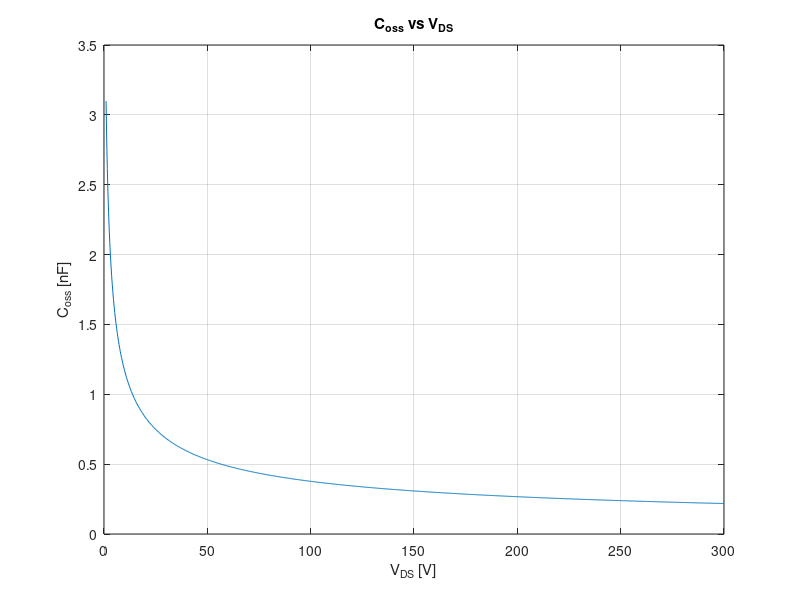
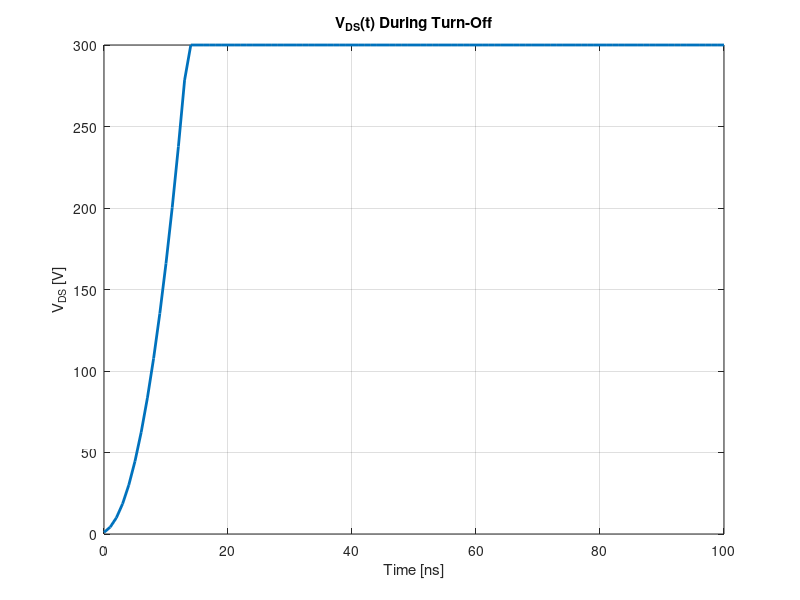

These charts were generated, in order, by the following MATLAB code:
% Semiconductor Physics and Power Device Equations in MATLAB
% Constants
clc;
clear;


q = 1.6e-19;       % Elementary charge [C]
eps_si = 1.0e-12;  % Permittivity of silicon [F/cm]
kT = 0.026;        % Thermal energy at 300K [eV]
ni = 1.5e10;       % Intrinsic carrier concentration [cm^-3]
mu_n = 1500;       % Electron mobility [cm^2/V-s]
mu_p = 500;        % Hole mobility [cm^2/V-s]
VB = 700;          % Breakdown voltage [V]
E_crit = 2e5;      % Critical electric field [V/cm] (assumed typical value)
V_dc = 300;        % DC bus voltage [V]
I0 = 10;           % Initial current [A]
A = 1;             % [cm^2], device area
A_junc = 1;
%% 1. Design doping concentration of N drift region (for VB = 700V)
% Doping concentration from breakdown voltage
ND = E_crit^2 * eps_si / (2 * q * VB); % [cm^-3]

%% 2. Calculate on-resistance for 1 cm^2 area
            
Rdrift = (4* VB^2)/(mu_n * eps_si * E_crit^3); %[Ohm]

Ldrift = 2 * VB / E_crit; % Drift region length [cm]
Ron_drift = Ldrift / (q * mu_n * ND * A); % [Ohm]

%% 3. Calculate CGD and CDS from physical parameters and plot Coss = CGD + CDS
NA = ND; % assuming symmetric doping for this model
Vbi = kT * log((ND*NA) / ni^2); % Built-in voltage [V]
%assume that Nd and Na are same.
% Vds sweep
Vds_vals = linspace(1, V_dc, 1000); % Avoid V=0

% Compute depletion width and capacitance
W_vals = sqrt((2 * eps_si * (Vbi + Vds_vals)) / (q * ND));

Cds_vals = eps_si * A ./ W_vals;
Coss_vals = Cds_vals;

% Plot
figure;
plot(Vds_vals, Coss_vals * 1e9);  % Convert to nF
title('C_{oss} vs V_{DS}');
xlabel('V_{DS} [V]');
ylabel('C_{oss} [nF]');
grid on;

%% 4. Calculate Vds(t) waveform during turn-off
% Time domain setup
dt = 1e-9;                        % Time step [s]
t_max = 100e-9;                   % Simulation time [s]
time = 0:dt:t_max;              

% Initialize
Vds_t = zeros(size(time));       % Vds over time [V]
Vds_t(1) = 1;                     % Start from Vds = 1V
Vds_max = V_dc;                  % Final Vds

% Precompute Coss(Vds) as a function
Vds_lookup = linspace(1, V_dc, 1000);
W_lookup = sqrt((2 * eps_si * (Vbi + Vds_lookup)) / (q * ND));
Coss_lookup = eps_si * A ./ W_lookup;

% Interpolant function for Coss(Vds)
Coss_func = @(v) interp1(Vds_lookup, Coss_lookup, v, 'linear', 'extrap');

% Time integration
for i = 2:length(time)
    C_now = Coss_func(Vds_t(i-1));              % Capacitance at current Vds
    dV = (I0 / C_now) * dt;                     % ΔV from I = C dV/dt
    Vds_t(i) = Vds_t(i-1) + dV;                 % Integrate
    if Vds_t(i) >= Vds_max                      % Stop if exceeds max
        Vds_t(i:end) = Vds_max;
        break;
    end
end

% Plot
figure;
plot(time * 1e9, Vds_t, 'LineWidth', 2);
title('V_{DS}(t) During Turn-Off');
xlabel('Time [ns]');
ylabel('V_{DS} [V]');
grid on;


%% 5. Calculate turn-off energy loss
% Energy during current fall (E_fall = 0.5·Voff·I0·tf)

V_start = 1;
V_end = V_dc;

% Find indices
idx_start = find(Vds_t >= V_start, 1, 'first');
idx_end = find(Vds_t >= V_end, 1, 'first');

% Calculate tf
tf = (idx_end - idx_start) * dt; % [s]


E_fall = 0.5 * V_dc * I0 * tf;

% Total turn-off energy loss
Eoff_total = E_fall;

%% Output Results
fprintf('Semiconductor Device Analysis Results:\n');
fprintf('------------------------------------\n');
fprintf('Built-in Potential (Vbi)     = %.3f V\n', Vbi);
fprintf('1. N-drift Doping (ND)       = %.3e cm^{-3}\n', ND);
fprintf('2. On-Resistance Ron   = %.3f mΩ·cm²\n', Ron_drift*1e3);
fprintf('2. On-Resistance Rdrift   = %.3f mΩ·cm²\n', Rdrift*1e3);
fprintf('3. Coss(100V)                = %.3f nF\n', Coss_func(100)*1e9);
%fprintf('4. Voltage Fall Time (tf)    = %.3f ns\n', tf*1e9);
fprintf('5. Turn-off Energy Loss      = %.3f μJ\n', Eoff_total*1e6);
